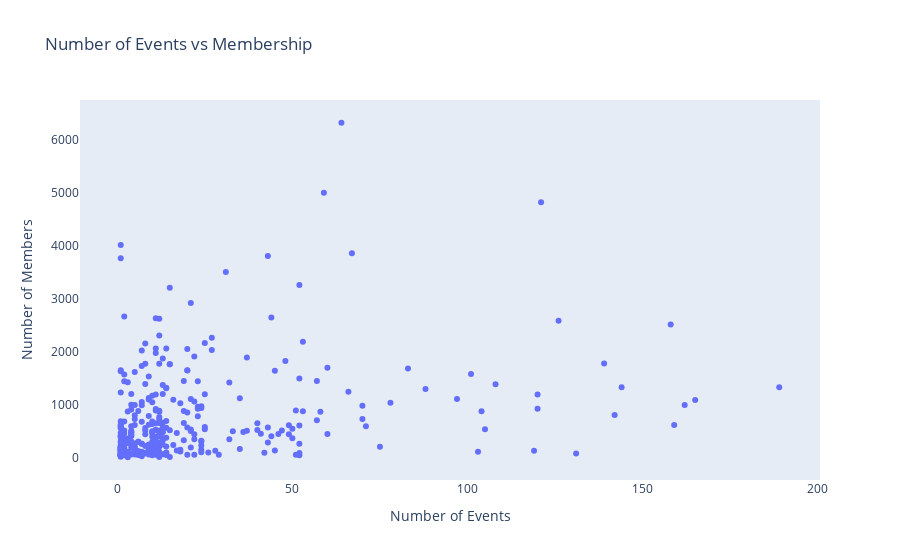

Notebook source saved alongside this figure:
### Code cell
import plotly

from plotly.graph_objs import Scatter, Figure, Layout
plotly.offline.init_notebook_mode(connected = True)


data = [Scatter(x = meta_groups_i['num_events_target_period'], y = meta_groups_i['num_members'], \
                mode = 'markers',text=(meta_groups_i['group_name']+', '+meta_groups_i['category_name']))]#, text=df['movie_title'])]
axistemplate = dict(showgrid=False,zeroline=False,title='Number of Events')
axistemplatey = dict(showgrid=False,zeroline=False,title='Number of Members')
layout = Layout(title = "Number of Events vs Membership",xaxis=axistemplate,yaxis=axistemplatey)
 
fig = Figure(data = data, layout = layout)

plotly.offline.iplot(fig, show_link = False)

### Figure 1 — Plotly figure (JSON) as saved in the notebook; plotly's stock layout.template omitted (floating-point values rounded to 4 significant figures; data arrays with more than 128 entries replaced by an {"elided": "..."} marker saying what was removed)
{"data": [{"mode": "markers", "text": {"elided": "349 str values"}, "type": "scatter", "x": {"elided": "349 int values"}, "y": {"elided": "349 int values"}}], "layout": {"title": {"text": "Number of Events vs Membership"}, "xaxis": {"showgrid": false, "title": {"text": "Number of Events"}, "zeroline": false}, "yaxis": {"showgrid": false, "title": {"text": "Number of Members"}, "zeroline": false}}}
